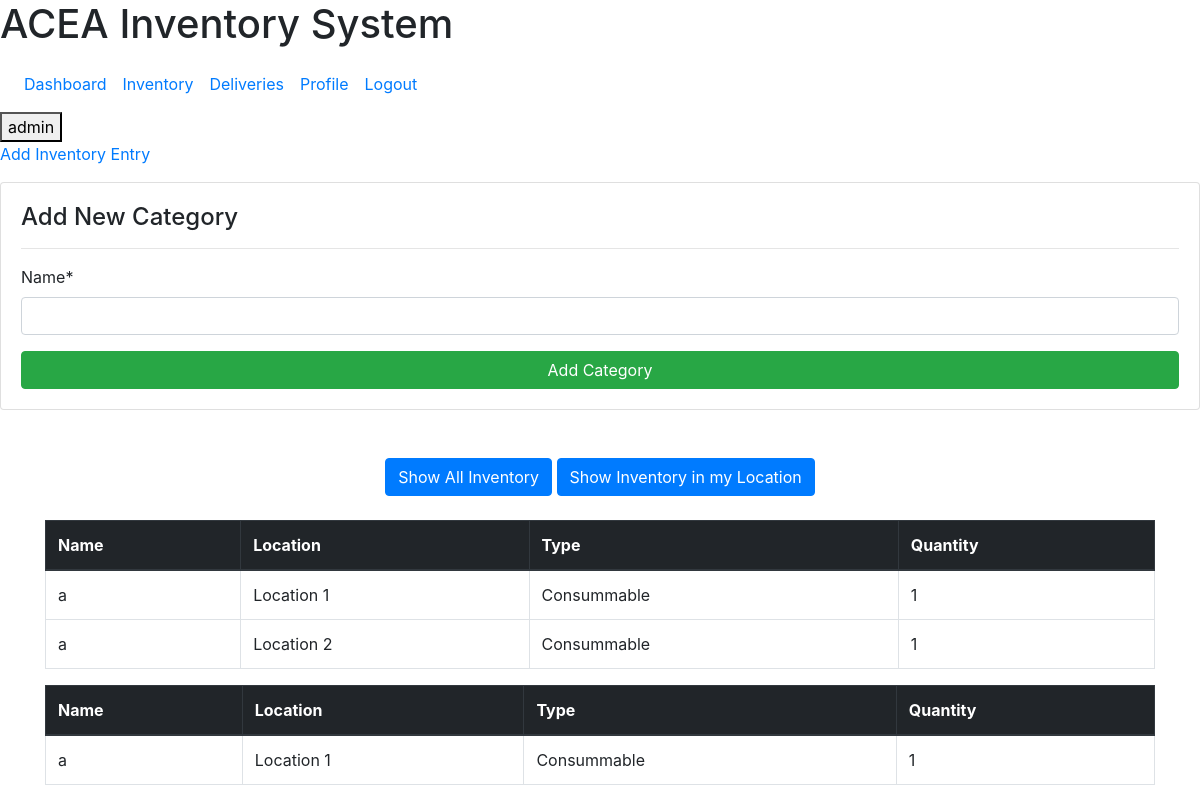
Before: /inventory/ (signed in) with the older database file.
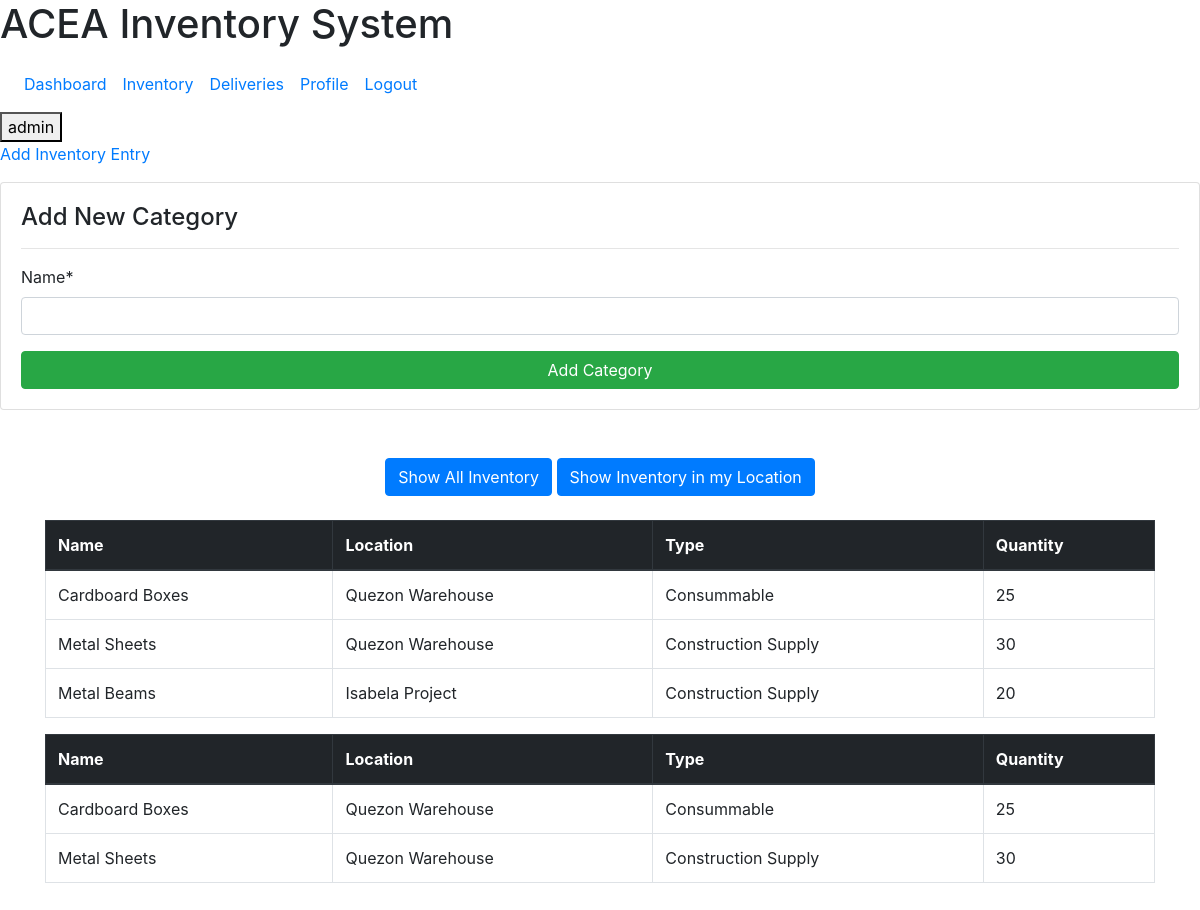
After: the same page with the newer database file.
### dashboard/models.py (models this page shows, shortened)
class Inventory(models.Model):
    name = models.CharField(max_length=100, null=True)
    type = models.ForeignKey(Type, on_delete=models.CASCADE, null=True)
    location = models.ForeignKey(Location, on_delete=models.CASCADE, null=True)
    quantity = models.PositiveIntegerField(null=True)
    class Meta:
        constraints = [
                models.UniqueConstraint(fields=["name", "location"], name='Location Instance'),
        ]
        verbose_name_plural = 'Inventory Items'

class Location(models.Model):
    name = models.CharField(max_length=100, null=True)
    def __str__(self):
        return f'{self.name}'

class Type(models.Model):
    name = models.CharField(max_length=100, null=True)
    def __str__(self):
        return f'{self.name}'

### dashboard/views.py (the view, shortened to what this page needs)
# urls.py: path('inventory/', views.inventoryView.as_view(), name='dashboard-inventory'),
class inventoryView(LoginRequiredMixin, View):
    template_name = 'dashboard/inventory.html'
    def get_context_data(self, **kwargs):
        inventory = Inventory.objects.all
        kwargs['inventory'] = inventory
        filteredInventory = inventory = Inventory.objects.filter(location=self.request.user.userprofile.location)
        kwargs['filteredInventory'] = filteredInventory
        if 'inventory_form' not in kwargs:
            kwargs['inventory_form'] = InventoryForm()
        if 'category_form' not in kwargs:
            kwargs['category_form'] = CategoryForm()
        return kwargs
    def get(self, request, *args, **kwargs):
        return render(request, self.template_name, self.get_context_data())

### dashboard/forms.py
class InventoryForm(forms.ModelForm):
    class Meta:         # meta takes at least 2 parameters
        abstract = True
        model = Inventory
        fields = ['name', 'location', 'type', 'quantity',]

class CategoryForm(forms.ModelForm):
    class Meta:         # meta takes at least 2 parameters
        model = Type
        fields = ['name',]

### templates/templatetags/auth_extras.py (called while the page is built)
@register.filter(name='has_group')
def has_group(user, group_name):
    group = Group.objects.get(name=group_name)
    return True if group in user.groups.all() else False

### templates/dashboard/inventory.html (shortened to what this page needs)
{%extends 'partials/base.html'%}
{% load crispy_forms_tags %}
{% block content %}
<div class="form-card">
    <p>
        <a class="button-5" data-toggle="collapse" href="#collapseForm" role="button" aria-expanded="false" aria-controls="collapseForm">
            Add Inventory Entry
        </a>
    </p>
</div>
<div class="card card-body">
    <div class="content-header">
        <h4>Add New Category</h4>
        <hr>
    </div>
        <form method="POST">
            {{ category_form|crispy }}
            <input class="btn btn-success btn-block" type="submit" value="Add Category" name="category">
        </form>
</div>
<div class="container py-5">
    <div class="text-center mb-4">
        <button class="btn btn-primary" id="unfiltered-btn">Show All Inventory</button>
        <button class="btn btn-primary" id="filtered-btn">Show Inventory in my Location</button>
    </div>
    <div id="unfiltered-container">
        <table id="unfiltered-table" class="table table-bordered table-hover">
            <thead class="thead-dark">
                <tr>
                    <th scope="col" id="name-header">Name</th>
                    <th scope="col" id="location-header">Location</th>
                    <th scope="col" id="type-header">Type</th>
                    <th scope="col" id="quantity-header">Quantity</th>
                </tr>
            </thead>
            <tbody>
                {% for item in inventory %}
                <tr>
                    <td>{{ item.name }}</td>
                    <td>{{ item.location }}</td>
                    <td>{{ item.type }}</td>
                    <td>{{ item.quantity }}</td>
                </tr>
                {% endfor %}
            </tbody>
        </table>
    </div>
    <div id="filtered-container">
        <table id="filtered-table" class="table table-bordered table-hover">
            <thead class="thead-dark">
                <tr>
                    <th scope="col">Name</th>
                    <th scope="col">Location</th>
                    <th scope="col">Type</th>
                    <th scope="col">Quantity</th>
                </tr>
            </thead>
            <tbody>
                {% for item in filteredInventory %}
                <tr>
                    <td>{{ item.name }}</td>
                    <td>{{ item.location }}</td>
                    <td>{{ item.type }}</td>
                    <td>{{ item.quantity }}</td>
                </tr>
                {% endfor %}
            </tbody>
        </table>
    </div>
</div>
{% endblock %}
{% block js %}
        <link rel="stylesheet" type="text/css" href="https://cdn.datatables.net/v/dt/jszip-2.5.0/dt-1.10.18/af-2.3.0/b-1.5.2/b-colvis-1.5.2/b-flash-1.5.2/b-html5-1.5.2/b-print-1.5.2/cr-1.5.0/fh-3.1.4/r-2.2.2/datatables.min.css"/>
{% endblock %}

### templates/partials/base.html (shortened to what this page needs)
{% load static %}
{% load bootstrap_icons %}
{% load auth_extras %}
{% load compress %}
<!doctype html>
<html lang="en">
    <head>
        <link rel="stylesheet" href="https://cdn.jsdelivr.net/npm/bootstrap@4.0.0/dist/css/bootstrap.min.css">
        <link rel="stylesheet" type="text/css" href="https://cdn.datatables.net/1.11.5/css/jquery.dataTables.css">
        {% compress css %}
        <link type="text/x-scss" href="{% static '/style.scss' %}" rel="stylesheet" media="screen">
        {%endcompress%}
    </head>
    <body>
        <div class="app">
            {% include 'partials/header.html' %}
            <div class="app-body">
                    {% block content %}
                    {% endblock %}
            </div>
        </div>
    </body>
    {% block js %}
    {% endblock js %}
</html>

### templates/partials/header.html (shortened to what this page needs)
{% load bootstrap_icons %}
<header class="app-header">
  <div class="app-header-logo">
    <div class="logo">
      <h1 class="logo-title">
        <span>ACEA</span>
        <span>Inventory System</span>
      </h1>
    </div>
  </div>
  <div class="app-header-navigation">
    <div class="tabs">
      <nav class="navbar navbar-expand-md">
        <div class="collapse navbar-collapse justify-content-between" id="navbarSupportedContent">
          <ul class="navbar-nav mr-auto justify-content-between">
            {% if user.is_authenticated%}
            <li class="nav-item active">
              <a class="nav-link" href="{% url 'dashboard-index' %}">Dashboard<span class="sr-only">(current)</span></a>
            </li>
            <li class="nav-item active">
              <a class="nav-link" href="{% url 'dashboard-inventory' %}">Inventory<span class="sr-only">(current)</span></a>
            </li>
            <li class="nav-item active">
              <a class="nav-link" href="{% url 'list-deliveries' %}">Deliveries<span class="sr-only">(current)</span></a>
            </li>
            <li class="nav-item active">
              <a class="nav-link" href="{% url 'view-profile' %}">Profile<span class="sr-only">(current)</span></a>
            </li>
            <li class="nav-item active">
              <a class="nav-link" href="{% url 'user-logout' %}">Logout<span class="sr-only">(current)</span></a>
            </li>
            {% endif %}
          </ul>
        </div>
      </nav>
    </div>
  </div>
  <div class="app-header-actions">
    {% if user.is_authenticated %}
    <a href="{% url 'view-profile' %}">
      <button class="user-profile">
        <span>
          {{user.username}}
        </span>
      </button>
    </a>
    {% endif %}
  </div>
</header>

Changed rows visible on the page:
removed Inventory: name "a", location "Location 1", type "Consummable", quantity "1"
removed Inventory: name "a", location "Location 2", type "Consummable", quantity "1", shown under "Add New Category"
added Inventory: name "Cardboard Boxes", location "Quezon Warehouse", type "Consummable", quantity "25"
added Inventory: name "Metal Sheets", location "Quezon Warehouse", type "Construction Supply", quantity "30"
added Inventory: name "Metal Beams", location "Isabela Project", type "Construction Supply", quantity "20", shown under "Add New Category"
